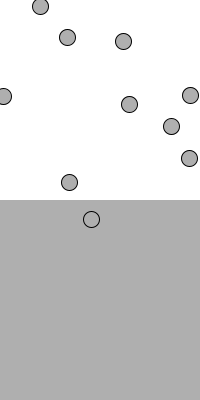
Frame 1 (no input)
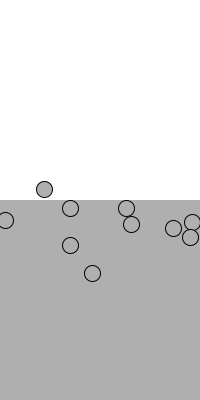
Frame 60 (the mouse pressed at the canvas centre just before this capture)
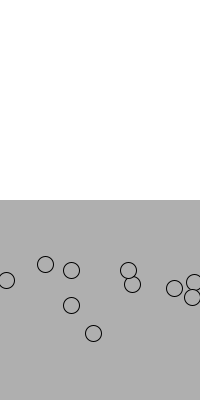
Frame 120 (the mouse held since frame 60 and released just before this capture)

The Processing sketch that drew these frames (run headless with seeded random() and noise(); from frame 60 on, the mouse is pressed at the canvas centre):

// Processing sketch: e05
// ── e05.pde
Fluid fluid;
Mover[] movers;

void setup() {
  size(200,400);
  background(255);
  
  fluid = new Fluid(0,height/2,width,height/2,0.1);
  
  movers = new Mover[10];
  for (int i = 0; i < movers.length; i++)
    movers[i] = new Mover(1,random(0,width),random(0,height));
}

void draw() {
  background(255);
  
  fluid.display();
  
  PVector wind = new PVector(0.002,0);
  PVector gravity = new PVector(0,0.1);
  PVector drag = null;
  PVector[] forces = new PVector[]{wind,gravity,drag};

  for (int i = 0; i < movers.length; i++) {
    
    // calculate gravity
    gravity.y = 0.1*movers[i].mass;
    
    // calculate drag force (of the fluid)
    if (movers[i].isInside(fluid)) {
      drag = movers[i].calculateDrag(fluid);
    } else {
      drag = new PVector(0,0);
    }
    forces[2] = drag;
    
    movers[i].update(forces);
    movers[i].display();
  }
}

class Fluid {
  
  float x,y;
  float w,h;
  float coef;
  
  Fluid(float x_, float y_, float w_, float h_, float coef_) {
    x = x_;
    y = y_;
    w = w_;
    h = h_;
    coef = coef_;
  }
  
  void display() {
    noStroke();
    fill(175);
    rect(x,y,w,h);
  }
}
  
  

class Mover {
  
  PVector location;
  PVector velocity;
  float mass;
  
  Mover(float m, float x, float y) {
    mass = m;
    location = new PVector(x,y);
    velocity = new PVector(0,0);
  }
  
  void update(PVector[] forces) {
    PVector acceleration = PVector.div(sumVectors(forces),mass);
    velocity.add(acceleration);
    location.add(velocity);
    
    _checkEdges();
  }
  
  void display() {
    stroke(0);
    fill(175);
    ellipse(location.x,location.y,16*mass,16*mass);
  }
  
  boolean isInside(Fluid fluid) {
    return (
      location.x >= fluid.x && location.x <= fluid.x + fluid.w &&
      location.y >= fluid.y && location.y <= fluid.y + fluid.h
    );
  }
  
  PVector calculateDrag(Fluid fluid) {
    PVector result;
    result = velocity.copy();
    result.normalize();
    float speed = velocity.mag();
    result.mult(-fluid.coef*speed*speed);
    return result;
  }
  
  void _checkEdges() {
    // walls
    if (location.x < 0) {
      location.x = 0;
      velocity.x = abs(velocity.x);
    } else if (location.x > width) {
      location.x = width;
      velocity.x = -abs(velocity.x);
    }
    
    // floor
    if (location.y > height) {
      location.y = height;
      velocity.y = -abs(velocity.y);
    }
  }
}

PVector sumVectors(PVector[] vectors) {
  PVector result = new PVector(0,0);
  for (int i = 0; i < vectors.length; i++)
    result.add(vectors[i]);
  return result;
}
